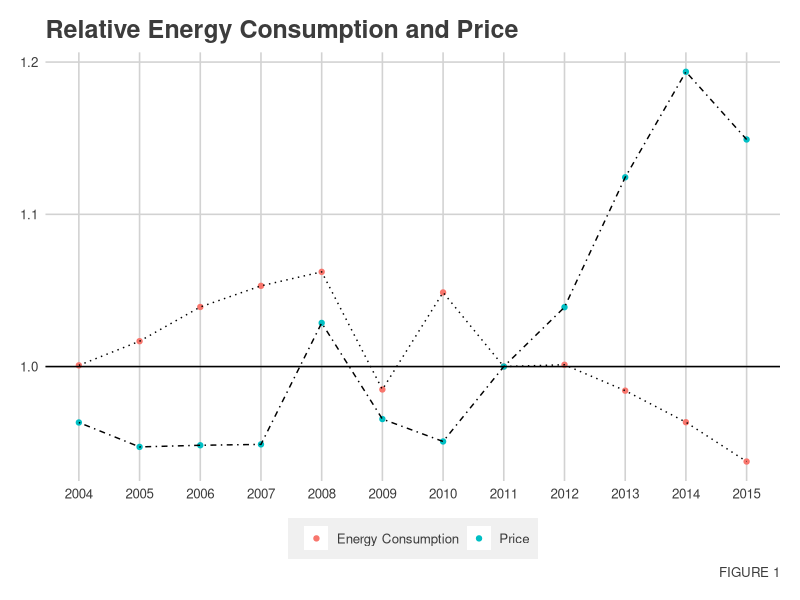

Write the R code that produced this figure.
#### Preamble ####
# Purpose: Generates Figure 1.
# Date: 14 February 2024
# License: MIT

library(tidyverse)
library(ggthemes)

data <- read_csv("data/analysis_data/consumption.csv")
data

data <- data |>
  select(year, total_energy, price) |>
  group_by(year) |>
  summarise(total_energy = mean(total_energy), price = mean(price))
mean_price_2011 <- 16.92426	
mean_consumption_2011 <- 7163859

data <- data |>
  mutate(
    relative_consumption = total_energy/mean_consumption_2011,
    relative_price = price/mean_price_2011
  )
data |>
  select(year, relative_consumption, relative_price)

plot <- data |>
  ggplot(
    mapping = aes(x = year)
  ) +
  theme_fivethirtyeight() +
  theme(
    plot.background = element_rect(fill = "white"),
    panel.grid = element_line(color = "black"),
    panel.background = element_rect(fill = "white")
  ) +
  scale_x_continuous(breaks = data$year) +
  geom_point(aes(y = relative_consumption, color = "Energy Consumption")) +
  geom_path(aes(y = relative_consumption), linetype = "dotted") +
  geom_point(aes(y = relative_price, color = "Price")) +
  geom_path(aes(y = relative_price), linetype="dotdash") +
  geom_hline(yintercept = 1)  +
  ggtitle("Relative Energy Consumption and Price") +
  labs(caption = "FIGURE 1", color = "")

ggsave("other/figures/figure1.png", plot)
